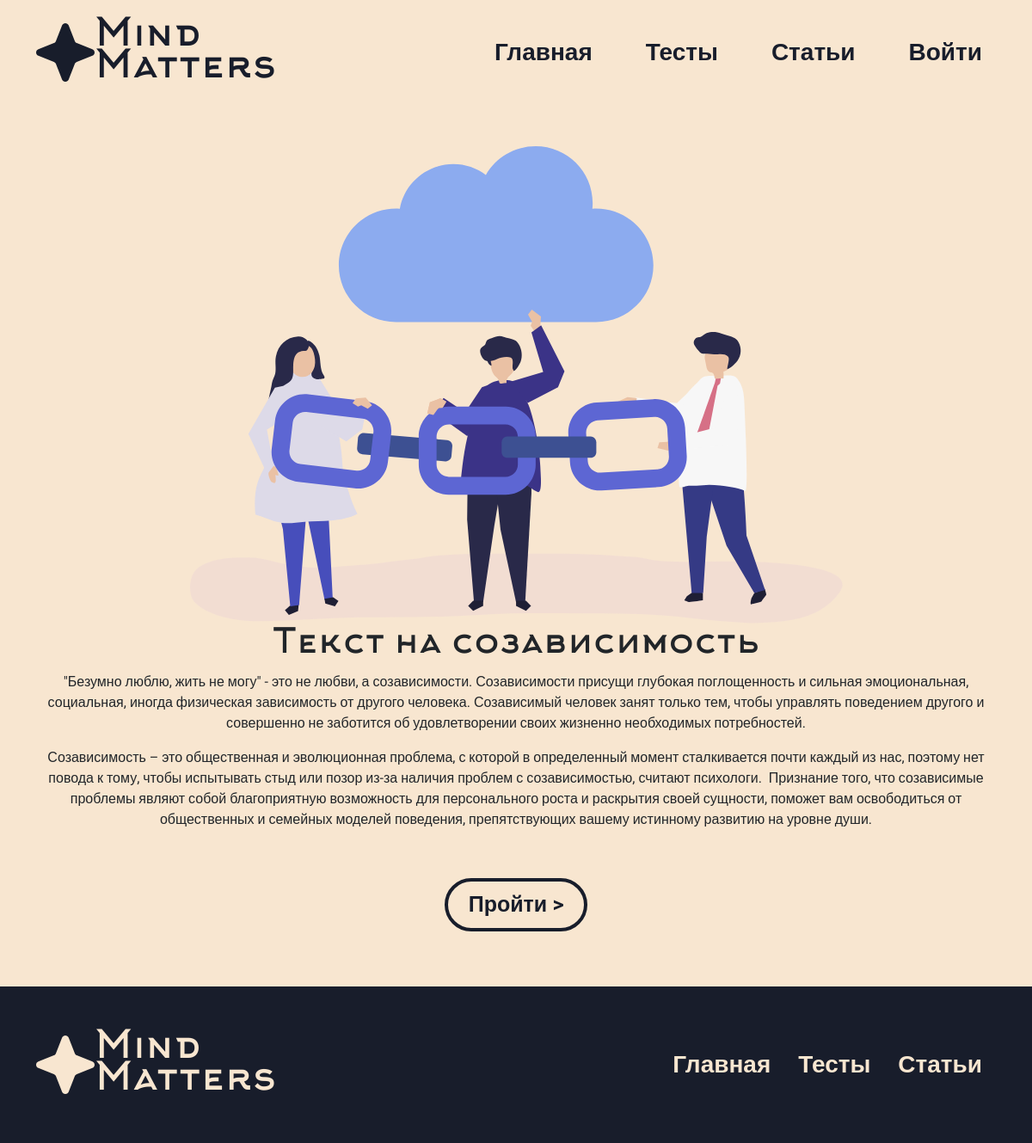
/test/7, run on the app's committed database.
### app/models.py (models this page shows, shortened)
class Tests(db.Model):
    id = db.Column(db.Integer,primary_key=True)
    title = db.Column(db.String(100))
    text = db.Column(db.Text)
    image_name = db.Column(db.String(100))
    category = db.Column(db.String(100))
    color = db.Column(db.String(100))

### app/views.py (the view)
@app.route('/test/<int:id>', methods=['GET', 'POST'])
def test(id):
    session['testing'] = 0
    test = Tests.query.get(id)
    questions = Question.query.filter_by(id_test=test.id).all()
    questions_id_list = []
    for el in questions:
        questions_id_list.append(el.id)
    session['testing_questions'] = questions_id_list
    return render_template("test.html",test=test)

### app/views.py (called while the page is built)
@app.context_processor
def inject_user():
    def get_user_name():
        if 'name' in session:
            return Users.query.filter_by(email=session['name']).first()
    return dict(active_user=get_user_name())

### app/templates/test.html (shortened to what this page needs)
<!DOCTYPE html>
<html lang="en">
<head>
    <link href="https://cdn.jsdelivr.net/npm/bootstrap@5.3.3/dist/css/bootstrap.min.css" rel="stylesheet"
>
    <link rel="stylesheet" href="../static/css/style.css">
</head>
<body>
    <div style="background-color: #F8E6D0;">
        <div class="container" bis_skin_checked="1">
            <header class="d-flex flex-wrap  align-items-center py-4">
                <a href="/" class="d-flex align-items-center mb-3 mb-md-0 me-md-auto text-decoration-none main-logo">
                    <img src="../static/img/logo.svg" alt="">
                    <span class="logo-text">Mind <br> Matters</span>
                </a>
                <ul class="nav nav-pills nav-links">
                    <li class="nav-item"><a href="/" class="nav-link first-link">Главная</a></li>
                    <li class="nav-item"><a href="/tests" class="nav-link">Тесты</a></li>
                    <li class="nav-item"><a href="/articles" class="nav-link">Статьи</a></li>
                    {%if 'name' in session%}
                    <li class="nav-item"><a href="/profile" class="nav-link auth">Профиль</a></li>
                    <li class="nav-item"><a href="/logout" class="nav-link auth">Выйти</a></li>
                    {% else %}
                    <li class="nav-item"><a href="/auth" class="nav-link auth">Войти</a></li>
                    {%endif%}
                </ul>
            </header>
        </div>
    </div>
    <div class="start-test py-5">
        <div class="container d-flex flex-column align-items-center justify-content-center text-center">
            <img src="../static/img/upload/{{test.image_name}}" class="image-fluid" alt="">
            <h1>{{test.title}}</h1>
            {% autoescape false %}
            {{test.text}}
            {% endautoescape %}
            <a href="/testing/id{{test.id}}question{{session['testing_questions'][0]}}"
                class="standart-btn py-2 px-4 my-3">Пройти ></a>
        </div>
    </div>
    <footer>
        <div class="container">
            <div class="big-footer">
                <div class="d-flex justify-content-evenly  align-items-center py-4">
                    <a href="#" class="d-flex align-items-center mb-3 mb-md-0 me-md-auto text-decoration-none">
                        <img src="../static/img/footer.svg" alt="">
                        <span class="logo-text-footer">Mind <br> Matters</span>
                    </a>
                    <ul class="nav nav-pills nav-links-footer">
                        <li class="nav-item"><a href="/" class="nav-link first-link">Главная</a></li>
                        <li class="nav-item"><a href="/tests" class="nav-link">Тесты</a></li>
                        <li class="nav-item"><a href="/articles" class="nav-link">Статьи</a></li>
                    </ul>
                </div>
            </div>
        </div>
    </footer>
</body>
</html>

### app/static/css/style.css (style rules this page uses)
* { font-family: "Roboto", sans-serif; }
header { z-index: 1000; }
.logo-text { font-size: 45px; line-height: 37px; font-family: "Arkhip"; color: #181d2b; }
.nav-links a { font-size: 28px; color: #181d2b; line-height: 32px; position: relative; text-decoration: none; font-weight: bold; font-family: "Roboto", sans-serif; z-index: 1000; }
.nav-links a:not(.first-link) { margin-left: 30px; }
footer { background-color: #181d2b; padding: 30px; }
.logo-text-footer { font-size: 45px; line-height: 37px; font-family: "Arkhip"; color: #f8e6d0; }
.nav-links-footer a { font-size: 28px; color: #f8e6d0; line-height: 32px; position: relative; text-decoration: none; font-weight: bold; font-family: "Roboto", sans-serif; }
.standart-btn { font-family: "Roboto", sans-serif; font-weight: bold; border: #181d2b solid 4px; border-radius: 50px; font-size: 25px; color: #181d2b; text-decoration: none; font-weight: bold; }
.start-test { background-color: #f8e6d0; }
.start-test p { font-family: "Roboto", sans-serif; }
.start-test h1 { font-family: "Arkhip"; }

### data on the page
Tests: image_name (picture), title "Текст на созависимость", text "\"Безумно люблю, жить не могу\" - это не любви, а созависимости. Созависимости присущи глубокая поглощенность и сильная эмоциональная, социальная, иногда физическая зависимость от другого человека. Созависимый человек занят только тем, чтобы управлять поведением другого и совершенно не заботится об удовлетворении своих жизненно необходимых потребностей. Созависимость – это общественная и эволюционная проблема, с которой в определенный момент сталкивается почти каждый из нас, поэтому нет повода к тому, чтобы испытывать стыд или позор из-за наличия проблем с созависимостью, считают психологи. Признание того, что созависимые проблемы являют собой благоприятную возможность для персонального роста…"
